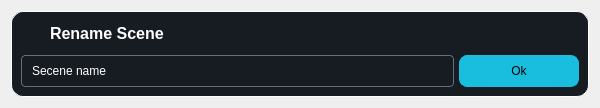
<?xml version="1.0" encoding="UTF-8"?>
<ui version="4.0">
 <class>RenameDialogClass</class>
 <widget class="QDialog" name="RenameDialogClass">
  <property name="geometry">
   <rect>
    <x>0</x>
    <y>0</y>
    <width>600</width>
    <height>104</height>
   </rect>
  </property>
  <property name="windowTitle">
   <string>RenameDialog</string>
  </property>
  <property name="styleSheet">
   <string notr="true">#mainRenameWidget {
  background: #171B22;
  border: 1px solid white;
  border-radius: 12px;
}

QLabel {
  color: white;
}

#closeButton {
  background: transparent;
}

#okButton {
  background: #19BDDE;
  color: black;
  border: 1px solid #19BDDE;
  border-radius: 8px;
}

#okButton:hover {
  background-color: #14A8C6;
  color: black;
}

QLineEdit {
  background: #171B22;
  color: white;
  border: 1px solid #647081;
  border-radius: 4px;
  padding-left: 8px;
}

QLineEdit:focus {
    border: 1px solid #19BDDE;
}
</string>
  </property>
  <layout class="QVBoxLayout" name="verticalLayout">
   <item>
    <widget class="QWidget" name="mainRenameWidget" native="true">
     <layout class="QVBoxLayout" name="verticalLayout_2">
      <property name="spacing">
       <number>5</number>
      </property>
      <property name="leftMargin">
       <number>10</number>
      </property>
      <property name="topMargin">
       <number>10</number>
      </property>
      <property name="rightMargin">
       <number>10</number>
      </property>
      <property name="bottomMargin">
       <number>10</number>
      </property>
      <item>
       <widget class="QWidget" name="headerSceneWidget" native="true">
        <layout class="QHBoxLayout" name="horizontalLayout">
         <property name="spacing">
          <number>5</number>
         </property>
         <property name="leftMargin">
          <number>0</number>
         </property>
         <property name="topMargin">
          <number>0</number>
         </property>
         <property name="rightMargin">
          <number>0</number>
         </property>
         <property name="bottomMargin">
          <number>0</number>
         </property>
         <item>
          <widget class="QLabel" name="label_2">
           <property name="minimumSize">
            <size>
             <width>24</width>
             <height>24</height>
            </size>
           </property>
           <property name="maximumSize">
            <size>
             <width>24</width>
             <height>24</height>
            </size>
           </property>
           <property name="text">
            <string/>
           </property>
           <property name="pixmap">
            <pixmap resource="frameflow.qrc">:/FrameFlow/scenes.svg</pixmap>
           </property>
           <property name="scaledContents">
            <bool>true</bool>
           </property>
          </widget>
         </item>
         <item>
          <widget class="QLabel" name="label">
           <property name="font">
            <font>
             <pointsize>12</pointsize>
             <bold>true</bold>
            </font>
           </property>
           <property name="text">
            <string>Rename Scene</string>
           </property>
          </widget>
         </item>
         <item>
          <widget class="QPushButton" name="closeButton">
           <property name="minimumSize">
            <size>
             <width>18</width>
             <height>18</height>
            </size>
           </property>
           <property name="maximumSize">
            <size>
             <width>18</width>
             <height>18</height>
            </size>
           </property>
           <property name="cursor">
            <cursorShape>PointingHandCursor</cursorShape>
           </property>
           <property name="focusPolicy">
            <enum>Qt::FocusPolicy::NoFocus</enum>
           </property>
           <property name="text">
            <string/>
           </property>
           <property name="icon">
            <iconset resource="frameflow.qrc">
             <normaloff>:/FrameFlow/close.svg</normaloff>:/FrameFlow/close.svg</iconset>
           </property>
           <property name="flat">
            <bool>true</bool>
           </property>
          </widget>
         </item>
        </layout>
       </widget>
      </item>
      <item>
       <widget class="QWidget" name="horizontalWidget" native="true">
        <layout class="QHBoxLayout" name="horizontalLayout_2">
         <property name="spacing">
          <number>5</number>
         </property>
         <property name="leftMargin">
          <number>0</number>
         </property>
         <property name="topMargin">
          <number>5</number>
         </property>
         <property name="rightMargin">
          <number>0</number>
         </property>
         <property name="bottomMargin">
          <number>0</number>
         </property>
         <item>
          <widget class="QLineEdit" name="lineEdit">
           <property name="sizePolicy">
            <sizepolicy hsizetype="Expanding" vsizetype="Minimum">
             <horstretch>0</horstretch>
             <verstretch>0</verstretch>
            </sizepolicy>
           </property>
           <property name="text">
            <string>Secene name</string>
           </property>
          </widget>
         </item>
         <item>
          <widget class="QPushButton" name="okButton">
           <property name="minimumSize">
            <size>
             <width>120</width>
             <height>32</height>
            </size>
           </property>
           <property name="maximumSize">
            <size>
             <width>120</width>
             <height>32</height>
            </size>
           </property>
           <property name="cursor">
            <cursorShape>PointingHandCursor</cursorShape>
           </property>
           <property name="text">
            <string>Ok</string>
           </property>
           <property name="default">
            <bool>true</bool>
           </property>
          </widget>
         </item>
        </layout>
       </widget>
      </item>
     </layout>
    </widget>
   </item>
  </layout>
 </widget>
 <layoutdefault spacing="6" margin="11"/>
 <resources>
  <include location="frameflow.qrc"/>
 </resources>
 <connections>
  <connection>
   <sender>okButton</sender>
   <signal>clicked()</signal>
   <receiver>RenameDialogClass</receiver>
   <slot>accept()</slot>
   <hints>
    <hint type="sourcelabel">
     <x>521</x>
     <y>66</y>
    </hint>
    <hint type="destinationlabel">
     <x>299</x>
     <y>50</y>
    </hint>
   </hints>
  </connection>
  <connection>
   <sender>closeButton</sender>
   <signal>clicked()</signal>
   <receiver>RenameDialogClass</receiver>
   <slot>reject()</slot>
   <hints>
    <hint type="sourcelabel">
     <x>572</x>
     <y>29</y>
    </hint>
    <hint type="destinationlabel">
     <x>299</x>
     <y>50</y>
    </hint>
   </hints>
  </connection>
 </connections>
</ui>
